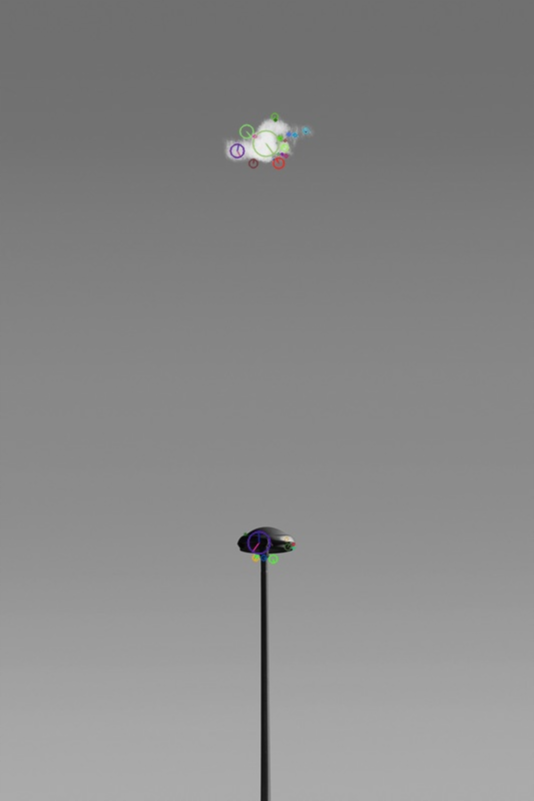
#> input picture img/classification/sample.png, 534 x 801 px
$ jupyter execute keypoint.ipynb
#> lines starting #> are read from the running program, lines starting #| are printed output that depends on the picture
# Image Feature Matching with Scale Invariant Feature Transform (SIFT)

The Scale Invariant Feature Transform (SIFT) algorithm is a powerful tool in computer vision for identifying and matching keypoints (distinctive regions) within images. It excels at finding these keypoints regardless of variations in image scale, rotation, and illumination.

[cell 1]
import os
import numpy as np
import cv2 as cv
from IPython.display import Image, display

[cell 2]
def imshow(img, ax=None):
    if ax is None:
        _, encoded = cv.imencode(".png", img)
        display(Image(encoded))
    else:
        ax.imshow(cv.cvtColor(img, cv.COLOR_BGR2RGB))
        ax.axis('off')

[cell 3]
image_path = os.path.join(os.pardir, os.pardir, os.pardir, 'img', 'classification', 'sample.png')

[cell 4]
image = cv.imread(image_path)
#> image is the input picture: shape (801, 534, 3); mean B, G, R 136.7, 136.7, 136.7
image_gray = cv.cvtColor(image, cv.COLOR_BGR2GRAY)
imshow(image)

[cell 5]
sift = cv.SIFT_create()
mask = None
kp = sift.detect(image, mask)
#> kp = 71 keypoints; strongest (x, y, size): (260, 542, 22.1), (265, 142, 24.8), (284, 538, 3.7), (280, 547, 10.1)

img_key_points = cv.drawKeypoints(image_gray, kp, image, flags=cv.DRAW_MATCHES_FLAGS_DRAW_RICH_KEYPOINTS)
imshow(img_key_points)

# Compare two images using the keypoints of SIFT

[cell 6]
def compare_img(img1, img2):
    sift = cv.SIFT_create()

    # Detect keypoints and compute descriptors
    kp1, des1 = sift.detectAndCompute(img1, None)
    kp2, des2 = sift.detectAndCompute(img2, None)

    bf = cv.BFMatcher()
    matches = bf.knnMatch(des1, des2, k=2)

    # Apply ratio test for good matches
    good_matches = []
    for m, n in matches:
        if m.distance < 0.7*n.distance:
            good_matches.append(m)

    # Draw matches on images
    img_matches = cv.drawMatchesKnn(img1, kp1, img2, kp2, [good_matches], None, flags=2)

    imshow(img_matches)

## Rotation

[cell 7]
gray_rotated =  cv.rotate(image_gray, cv.ROTATE_90_CLOCKWISE)
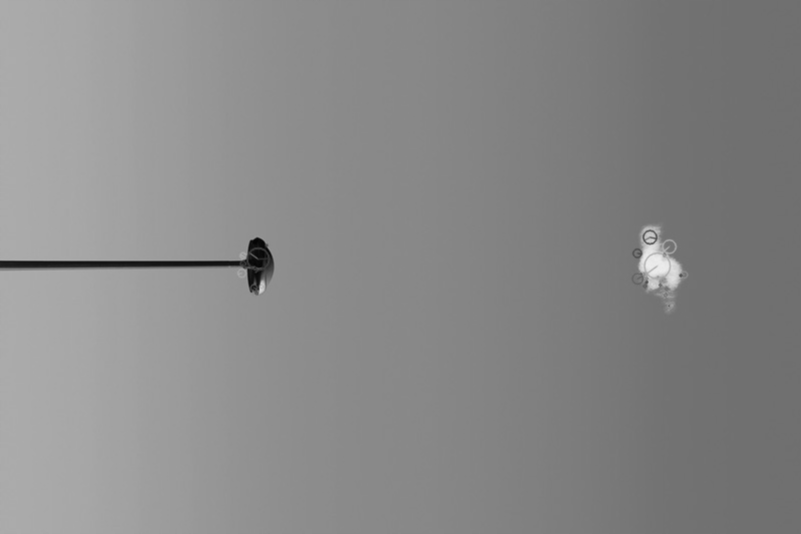
#> gray_rotated: shape (534, 801); min 4, max 237, mean 136.7

imshow(gray_rotated)

[cell 8]
compare_img(image_gray, gray_rotated)
#> in compare_img, `kp1, des1 = sift.detectAndCompute(img1, None)`: kp1 has the same summary as kp outside compare_img
#> in compare_img, `kp2, des2 = sift.detectAndCompute(img2, None)`: kp2 = 68 keypoints; strongest (x, y, size): (259, 260, 22.2), (658, 266, 24.8), (262, 284, 3.8), (254, 280, 10.1)
#> in compare_img, `matches = bf.knnMatch(des1, des2, k=2)`: matches = 71 matches
#> the loop in compare_img, `for m, n in matches:` made 71 passes
#> after the loop in compare_img, `for m, n in matches:`: good_matches = 68 matches
#> in compare_img, `img_matches = cv.drawMatchesKnn(img1, kp1, img2, kp2, [good_matches], ..`:
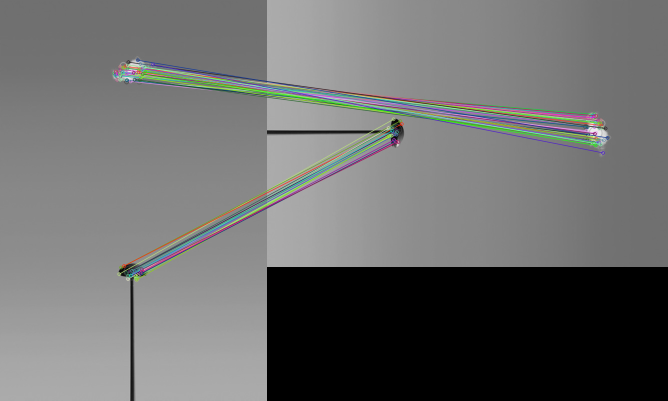
#> img_matches: shape (801, 1335, 3) (shown at 1/2 size); mean of channels 0, 1, 2 108.6, 109.1, 108.5; drawn as B, G, R

## Luminosity

[cell 9]
luminosity_factor = 0.3
gray_black = image_gray * luminosity_factor
gray_black = gray_black.astype(np.uint8)
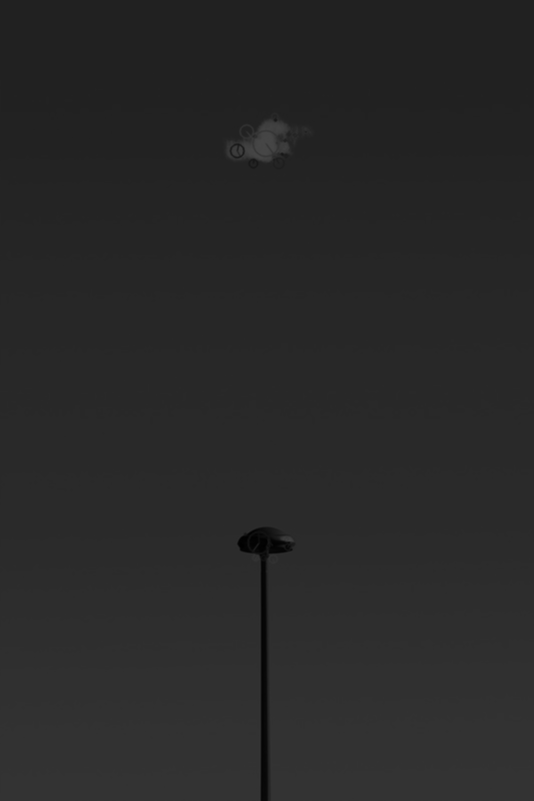
#> gray_black: shape (801, 534); min 1, max 71, mean 40.6

imshow(gray_black)

[cell 10]
compare_img(image_gray, gray_black)
#> in compare_img (call 2), `kp2, des2 = sift.detectAndCompute(img2, None)`: kp2 = 8 keypoints; (x, y, size): (260, 542, 22.2), (260, 542, 22.2), (265, 142, 24.8), (284, 538, 3.7), (280, 547, 10.1), (280, 547, 10.1), (275, 120, 2.2), (256, 558, 6.3)
#> the loop in compare_img (call 2), `for m, n in matches:` made 71 passes
#> after the loop in compare_img (call 2), `for m, n in matches:`: good_matches = 11 matches
#> in compare_img (call 2), `img_matches = cv.drawMatchesKnn(img1, kp1, img2, kp2, [good_matches], ..`:
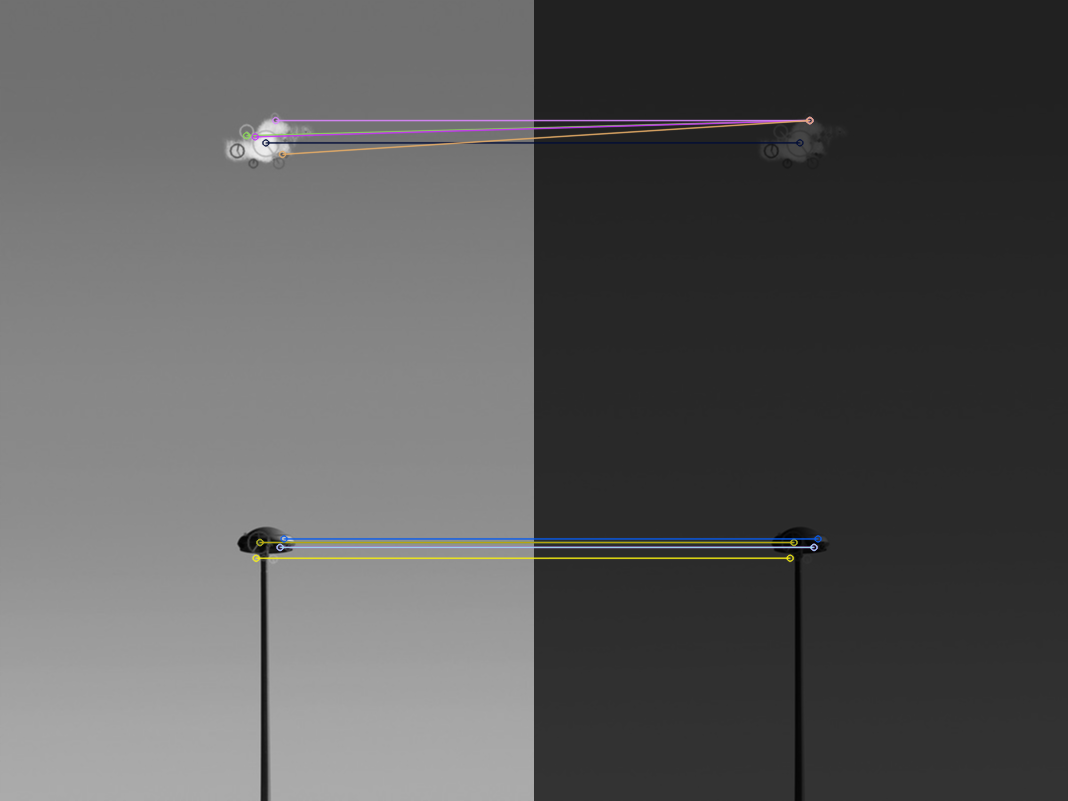
#> img_matches: shape (801, 1068, 3); mean of channels 0, 1, 2 89.1, 89.1, 89.2; drawn as B, G, R

## Scale

[cell 11]
scaled_gray = cv.resize(image_gray, (200, 200))
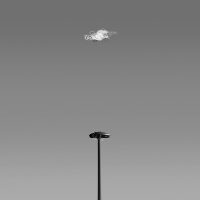
#> scaled_gray: shape (200, 200); min 5, max 235, mean 136.7
imshow(scaled_gray)

[cell 12]
compare_img(image_gray, scaled_gray)
#> in compare_img (call 3), `kp2, des2 = sift.detectAndCompute(img2, None)`: kp2 = 13 keypoints; strongest (x, y, size): (91, 136, 2.9), (97, 135, 6.1), (99, 35, 7), (108, 136, 2)
#> the loop in compare_img (call 3), `for m, n in matches:` made 71 passes
#> after the loop in compare_img (call 3), `for m, n in matches:`: good_matches = 6 matches
#> in compare_img (call 3), `img_matches = cv.drawMatchesKnn(img1, kp1, img2, kp2, [good_matches], ..`:
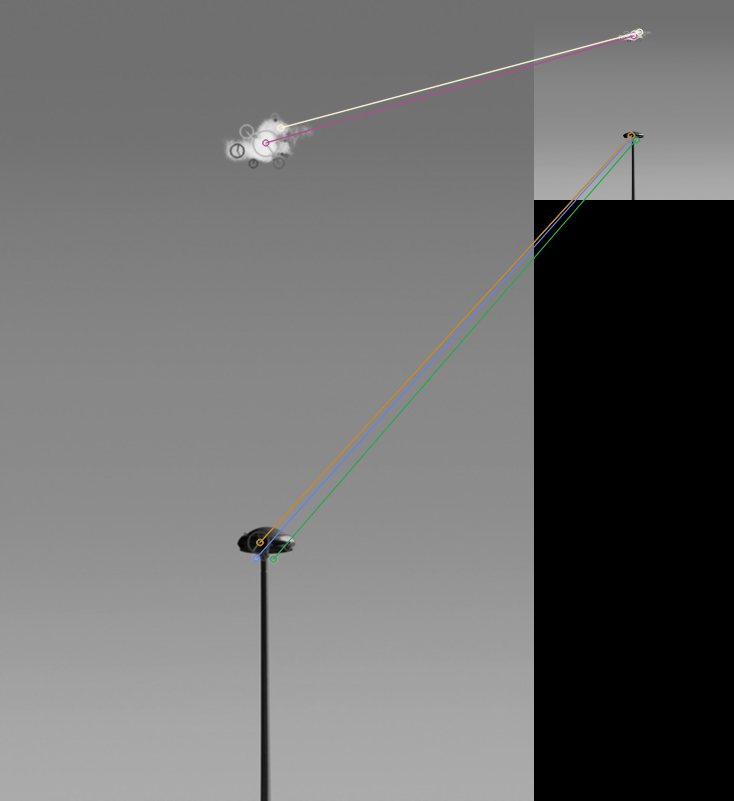
#> img_matches: shape (801, 734, 3); mean of channels 0, 1, 2 108.8, 108.9, 108.9; drawn as B, G, R

$ run again, with img/classification/dog.jpg saved as img/classification/sample.png
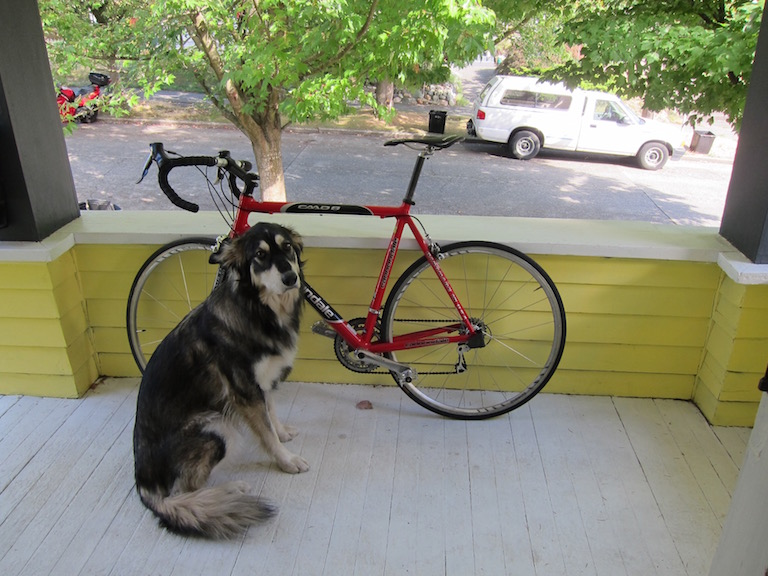
#> input picture img/classification/dog.jpg, 768 x 576 px
#> image is the input picture: shape (576, 768, 3); mean B, G, R 114.1, 135.7, 134.4
#> kp = 2348 keypoints; strongest (x, y, size): (740, 79, 2), (87, 206, 2), (704, 73, 2), (692, 80, 1.9)
#> kp1 has the same summary as kp outside compare_img
#> kp2 = 2315 keypoints; strongest (x, y, size): (497, 740, 2), (370, 87, 2), (502, 704, 2), (496, 692, 1.9)
#> matches = 2348 matches
#> after the loop in compare_img, `for m, n in matches:`: good_matches = 2190 matches
#> kp2 = 355 keypoints; strongest (x, y, size): (740, 79, 2), (87, 206, 2), (704, 73, 2), (241, 186, 6.1)
#> after the loop in compare_img (call 2), `for m, n in matches:`: good_matches = 373 matches
#> img_matches: shape (576, 1536, 3)
#> `scaled_gray = cv.resize(image_gray, (200, 200))`:
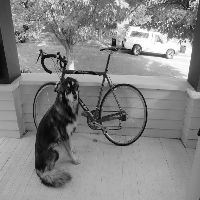
#> scaled_gray: shape (200, 200); min 1, max 255, mean 132.8
#> kp2 = 298 keypoints; strongest (x, y, size): (164, 56, 3.4), (50, 72, 2.1), (76, 72, 2.2), (71, 67, 4.5)
#> after the loop in compare_img (call 3), `for m, n in matches:`: good_matches = 131 matches
#> in compare_img (call 3), `img_matches = cv.drawMatchesKnn(img1, kp1, img2, kp2, [good_matches], ..`:
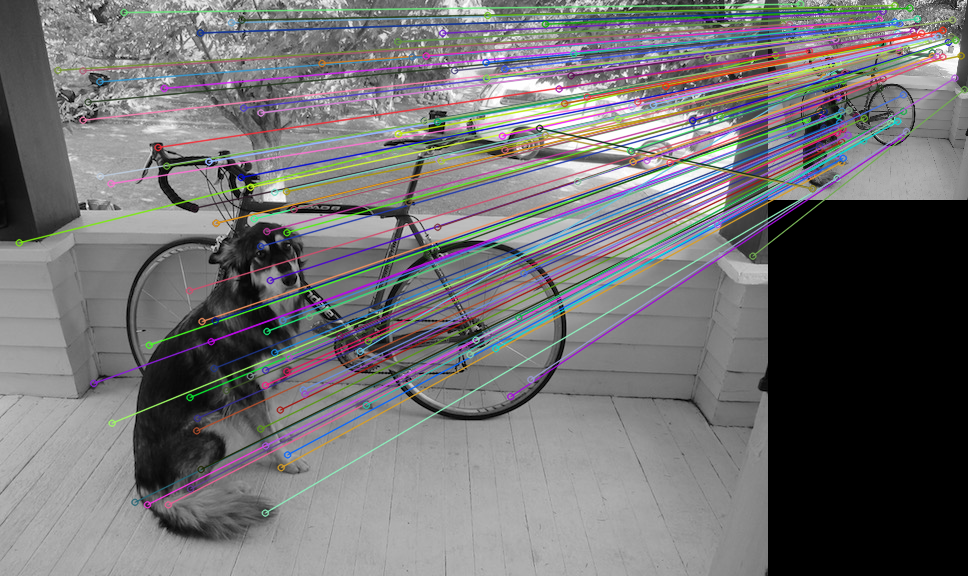
#> img_matches: shape (576, 968, 3); mean of channels 0, 1, 2 113.9, 112.5, 113.5; drawn as B, G, R
